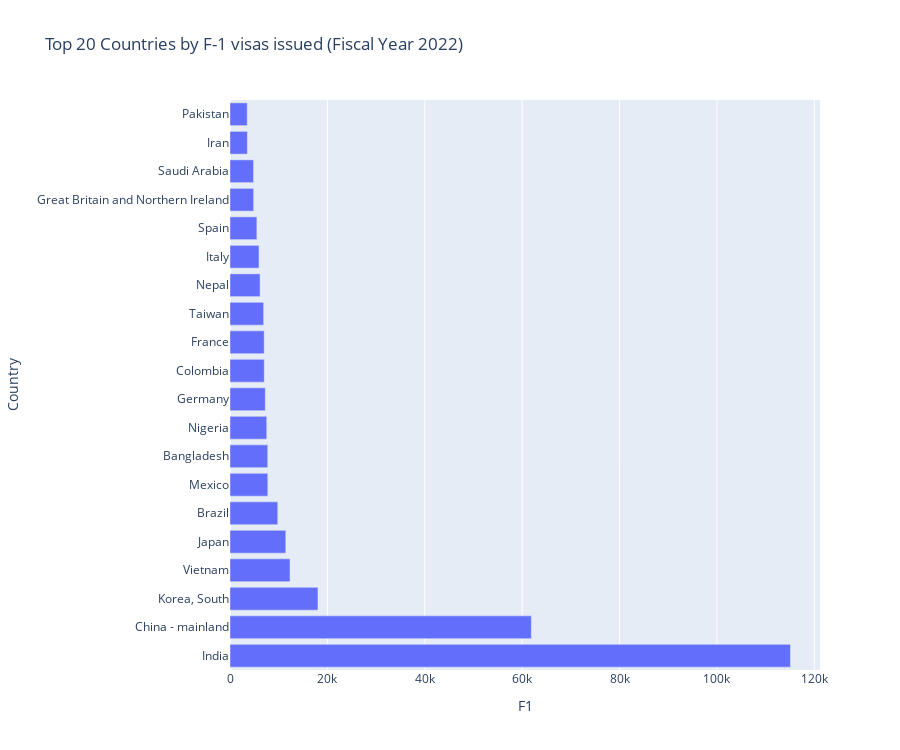

The cell this chart's notebook holds for it:
### Code cell
top_50_f1 = final_data.sort_values(by='Total F1s Issued Worldwide Rank')[:20]
px.bar(data_frame=top_50_f1,
       x='F1',
       y='Country',
       orientation='h',
       title='Top 20 Countries by F-1 visas issued (Fiscal Year 2022)',
       height=750)

### Figure 1 — Plotly figure (JSON) as saved in the notebook; plotly's stock layout.template omitted (floating-point values rounded to 4 significant figures)
{"data": [{"alignmentgroup": "True", "hovertemplate": "F1=%{x}<br>Country=%{y}<extra></extra>", "legendgroup": "", "marker": {"color": "#636efa", "pattern": {"shape": ""}}, "name": "", "offsetgroup": "", "orientation": "h", "showlegend": false, "textposition": "auto", "type": "bar", "x": [115115, 61894, 18066, 12330, 11460, 9806, 7766, 7754, 7547, 7248, 7038, 7025, 6913, 6175, 5957, 5518, 4862, 4839, 3567, 3540], "xaxis": "x", "y": ["India", "China - mainland", "Korea, South", "Vietnam", "Japan", "Brazil", "Mexico", "Bangladesh", "Nigeria", "Germany", "Colombia", "France", "Taiwan", "Nepal", "Italy", "Spain", "Great Britain and Northern Ireland", "Saudi Arabia", "Iran", "Pakistan"], "yaxis": "y"}], "layout": {"barmode": "relative", "height": 750, "legend": {"tracegroupgap": 0}, "title": {"text": "Top 20 Countries by F-1 visas issued (Fiscal Year 2022)"}, "xaxis": {"anchor": "y", "domain": [0, 1], "title": {"text": "F1"}}, "yaxis": {"anchor": "x", "domain": [0, 1], "title": {"text": "Country"}}}}
